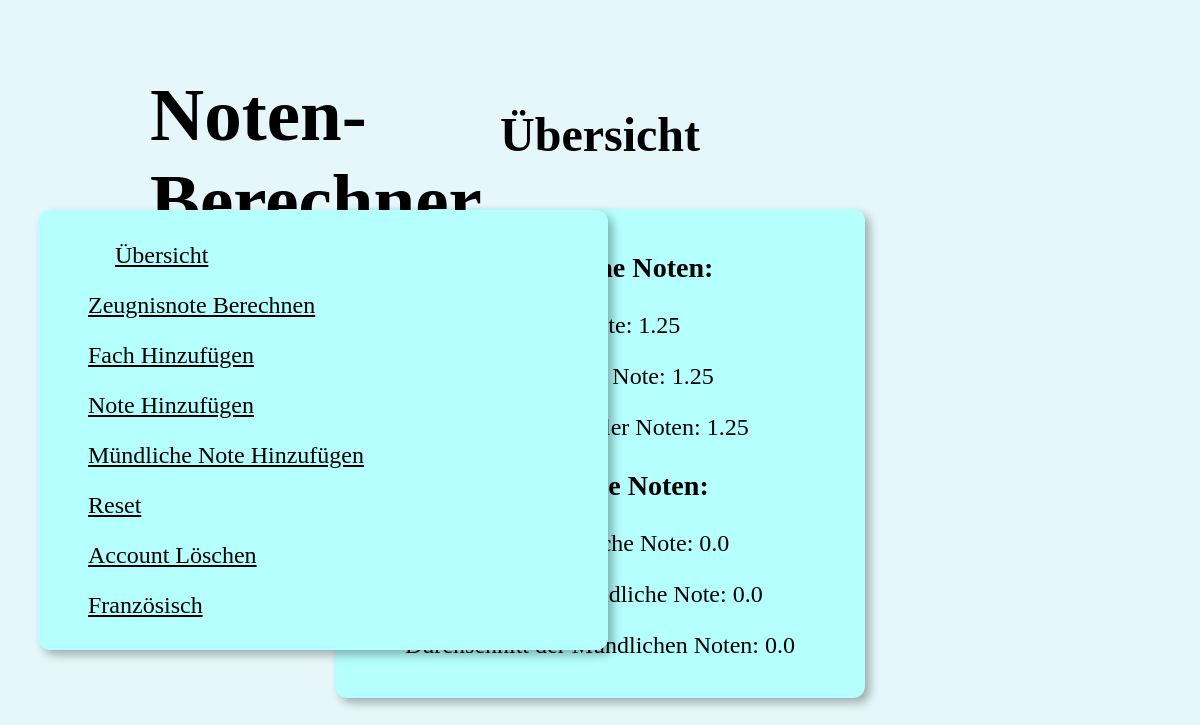
The page /signedin (signed in) on the database as committed earlier.
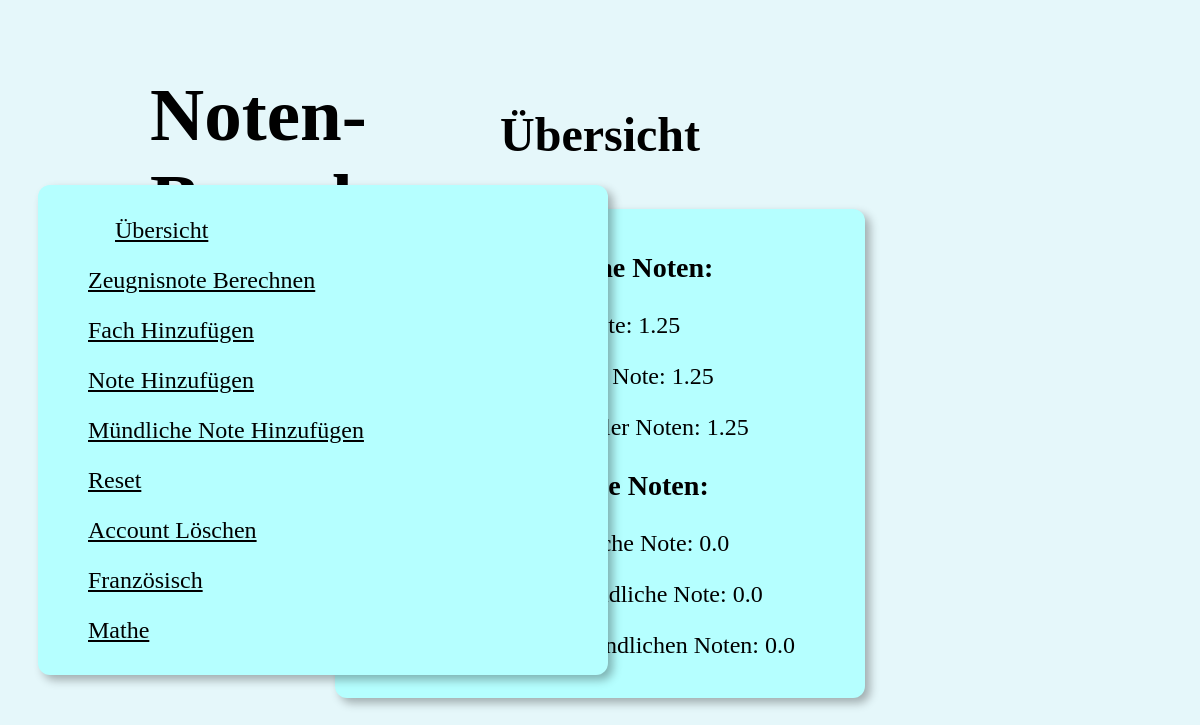
The same page on the database as committed later.
### main.py (models this page shows)
class Fach(db.Model):
    id = db.Column(db.Integer, primary_key=True)
    name = db.Column(db.String(80), nullable=False)
    noten = db.relationship('Note', backref = 'fach', lazy = 'dynamic')
    muendliche_noten = db.relationship('Muendliche_Note', backref = 'fach', lazy = 'dynamic')
    user_id = db.Column(db.Integer, db.ForeignKey('user.id'), nullable=False)

class Note(db.Model):
    id = db.Column(db.Integer, primary_key=True)
    wert = db.Column(db.Integer, nullable=False)
    fach_id = db.Column(db.Integer, db.ForeignKey('fach.id'), nullable=False)

### main.py (the view)
@app.route('/signedin', methods=['POST', 'GET'])
def signedin():
    noten = Note.query.all()
    beste_note = min([note.wert for note in noten]) if len(noten) > 0 else 0.0
    schlechteste_note = max([note.wert for note in noten]) if len(noten) > 0 else 0.0
    durchschnitt = sum([note.wert for note in noten])/len(noten) if len(noten) > 0 else 0.0
    muendliche_noten = Muendliche_Note.query.all()
    beste_muendliche_note = min([muendliche_note.wert for muendliche_note in muendliche_noten]) if len(muendliche_noten) > 0 else 0.0
    schlechteste_muendliche_note = max([muendliche_note.wert for muendliche_note in muendliche_noten]) if len(muendliche_noten) > 0 else 0.0
    durchschnitt_muendliche_note = sum([muendliche_note.wert for muendliche_note in muendliche_noten])/len(muendliche_noten) if len(muendliche_noten) > 0 else 0.0
    subjects = Fach.query.filter_by(user_id=current_id).all()
    return render_template('signedin.html', subjects=subjects, signedin=True, beste_note=beste_note, schlechteste_note=schlechteste_note, durchschnitt=durchschnitt, beste_muendliche_note=beste_muendliche_note, schlechteste_muendliche_note=schlechteste_muendliche_note, durchschnitt_muendliche_note=durchschnitt_muendliche_note)

### templates/signedin.html (shortened to what this page needs)
{% extends "base.html" %}
{% block title %}Übersicht{% endblock %}
{% block subject_links %}{{ super() }}{% endblock %}
{% block content %}
<div class="content">
    <h3>Schriftliche Noten:</h3>
    <p>Beste Note: {{ beste_note }}</p>
    <p>Schlechteste Note: {{ schlechteste_note }}</p>
    <p>Durchschnitt Aller Noten: {{ durchschnitt }}</p>
    <h3>Mündliche Noten:</h3>
    <p>Beste Mündliche Note: {{ beste_muendliche_note }}</p>
    <p>Schlechteste Mündliche Note: {{ schlechteste_muendliche_note }}</p>
    <p>Durchschnitt der Mündlichen Noten: {{ durchschnitt_muendliche_note }}</p>
</div>
{% endblock %}

### templates/base.html (shortened to what this page needs)
<!DOCTYPE html>
<html lang="de">
<head>
    <link rel="stylesheet" href="{{ url_for('static', filename='style.css') }}">
</head>
<body>
    <h1 class="ultimate-heading">Noten-Berechner</h1>
    <h1>{% block title %}{% endblock %}</h1>
    <div class="links-div">
        <a class="link {{ signedin }}" href="/signedin">Übersicht</a><br>
        <a class="link {{ zeugnisnote }}" href="/zeugnisnote">Zeugnisnote Berechnen</a><br>
        <a class="link {{ fach_hinzufügen }}" href="/fach_hinzufügen">Fach Hinzufügen</a><br>
        <a class="link {{ note_hinzufügen }}" href="/note_hinzufügen">Note Hinzufügen</a><br>
        <a class="link {{ muendliche_note_hinzufügen }}" href="/muendliche_note_hinzufügen">Mündliche Note Hinzufügen</a><br>
        <a class="link {{ reset }}" href="/reset">Reset</a><br>
        <a class="link {{ delete }}" href="/delete">Account Löschen</a><br>
        {% block subject_links %}
        {% for subject2 in subjects %}
        {% if subject2 != subject %}
        <a class="link" href="/fach_uebersicht/{{ subject2.name }}">{{ subject2.name }}</a><br>
        {% else %}
        <a class="link active" href="/fach_uebersicht/{{ subject2.name }}">{{ subject2.name }}</a><br>
        {% endif %}
        {% endfor %}
        {% endblock %}
    </div>
    {% block content %}
    {% endblock %}
</body>
</html>

### static/style.css (style rules this page uses)
.links-div { color: black; background-color: rgb(181, 255, 255); text-align: left; padding: 20px; padding-left: 50px; margin: 30px; position: absolute; top: 50%; -ms-transform: translateY(-50%); transform: translateY(-50%); border-radius: 12px; box-shadow: 5px 5px 10px rgba(0,0,0,0.3); font-size: 24px; width: 500px; line-height: 50px; }
a { color: black; font-size: 20; }
body { background-color: rgb(229, 247, 250); }
h1 { color: black; font-size: 48px; text-align: center; padding-top: 75px; padding-bottom: 15px; font-weight: bold; }
.True { animation: active; animation-duration: 0.5s; color: black; text-decoration: underline; padding-top: 12px; padding-bottom: 12px; padding-left: 12px; padding-right: 12px; margin-left: 15px; }
.content { margin: auto; padding: 15px; border-radius: 12px; box-shadow: 5px 5px 10px rgba(0,0,0,0.3); font-size: 24px; width: 500px; text-align: center; background-color: rgb(181, 255, 255); }
.ultimate-heading { color: black; font-size: 75px; text-decoration: none; left: 0%; top: 0%; width: 350px; position: absolute; text-align: left; padding-top: 22px; padding-left: 150px; }

Rows that differ between the two databases and show on the page:
added Fach: name "Mathe"
